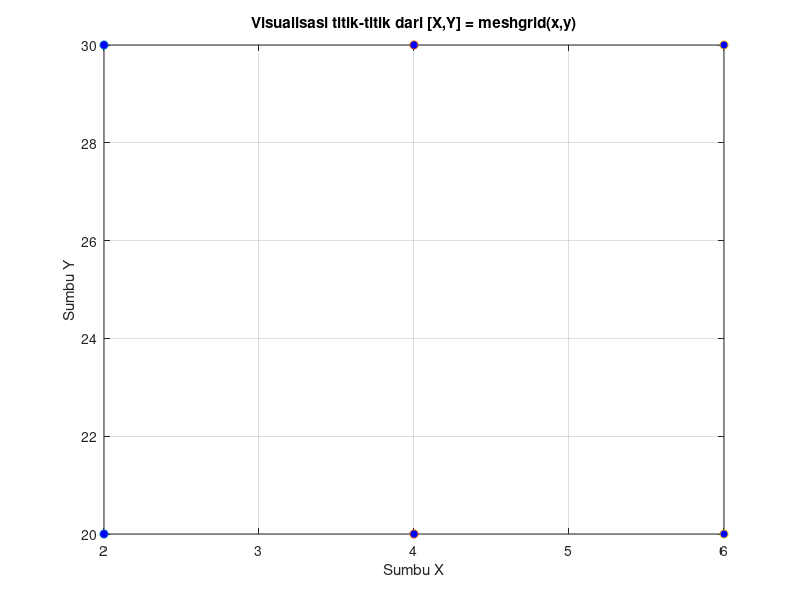

MATLAB code to generate this figure:
% =====================================================
% Memahami cara kerja meshgrid()
% =====================================================

clc; clear; close all;

x = [2, 4, 6];
y = [20, 30];

[X, Y] = meshgrid(x, y);

disp('Matriks X:'); disp(X)
disp('Matriks Y:'); disp(Y)

% Visualisasikan semua titik grid sebagai scatter plot
figure;
plot(X, Y, 'o', 'MarkerFaceColor', 'b');
xlabel('Sumbu X'); ylabel('Sumbu Y');
title('Visualisasi titik-titik dari [X,Y] = meshgrid(x,y)');
grid on
